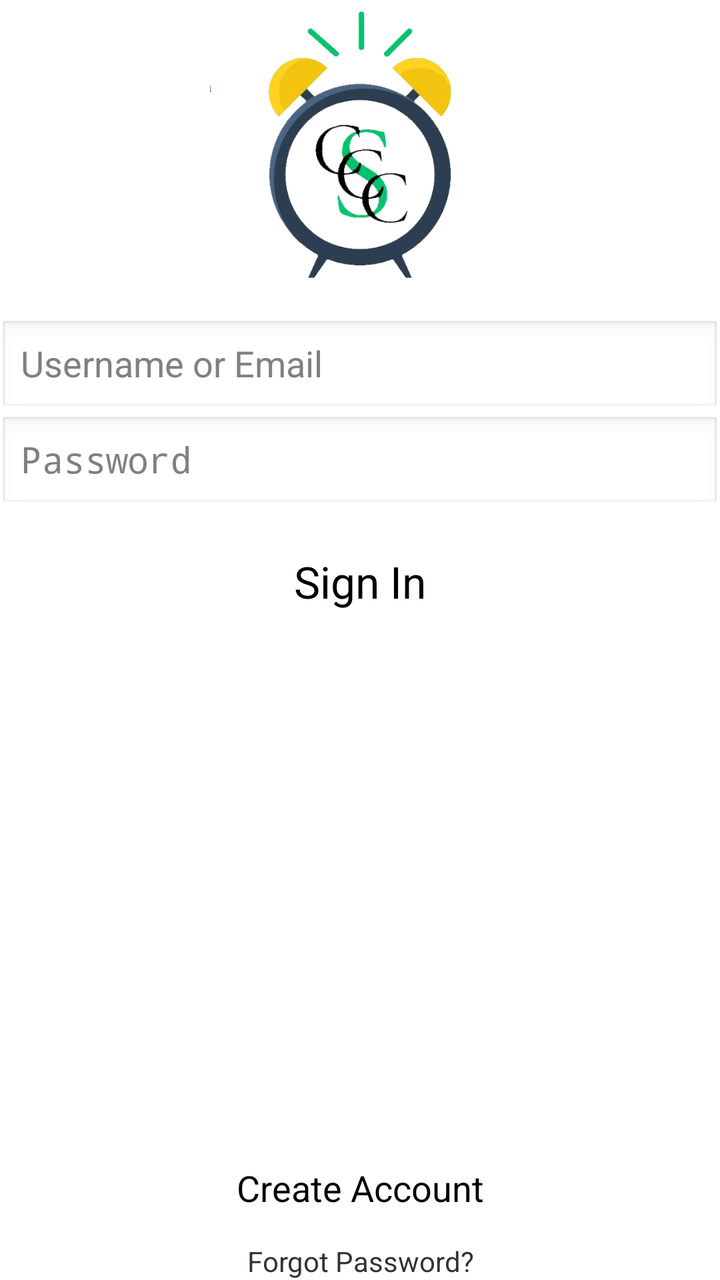
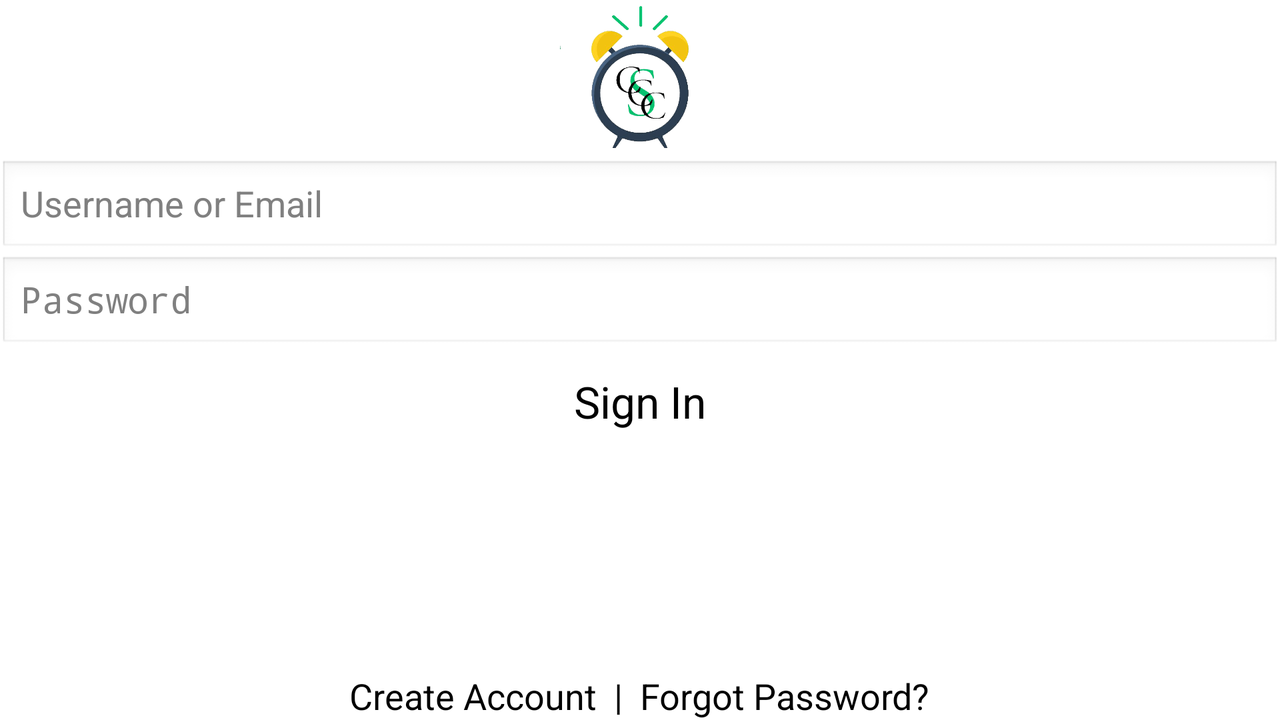

Compare how this app lays out the same screen by default and in its alternative resource folder. The renders come first, then the two layout files and the values they reference.
<!-- AndroidManifest.xml: application theme AppTheme -->
<!-- res/layout/login.xml -->
<LinearLayout xmlns:android="http://schemas.android.com/apk/res/android"
    android:layout_width="match_parent"
    android:layout_height="match_parent"
    android:orientation="vertical"
    android:paddingBottom="@dimen/activity_vertical_margin"
    android:paddingLeft="@dimen/activity_horizontal_margin"
    android:paddingRight="@dimen/activity_horizontal_margin"
    android:paddingTop="@dimen/activity_vertical_margin"
    android:visibility="visible">

    <LinearLayout
        android:layout_width="match_parent"
        android:layout_height="150dp"
        android:gravity="center">

        <ImageView
            android:id="@+id/imageView"
            android:layout_width="match_parent"
            android:layout_height="match_parent"
            android:layout_above="@+id/txt_username"
            android:src="@drawable/logo" />
    </LinearLayout>

    <EditText
        android:id="@+id/txt_username"
        android:layout_width="match_parent"
        android:layout_height="wrap_content"
        android:layout_marginTop="10dp"
        android:hint="Username or Email" />

    <EditText
        android:id="@+id/txt_password"
        android:layout_width="match_parent"
        android:layout_height="wrap_content"
        android:hint="Password"
        android:inputType="textPassword" />

    <TextView
        android:id="@+id/txt_signin"
        android:layout_width="match_parent"
        android:layout_height="wrap_content"
        android:layout_marginTop="20dp"
        android:gravity="center"
        android:text="Sign In"
        android:textAppearance="?android:attr/textAppearanceLarge" />

    <LinearLayout
        android:id="@+id/linearLayout"
        android:layout_width="match_parent"
        android:layout_height="match_parent"
        android:gravity="bottom"
        android:orientation="vertical">

        <TextView
            android:id="@+id/txt_createaccount"
            android:layout_width="match_parent"
            android:layout_height="wrap_content"
            android:gravity="center"
            android:text="Create Account"
            android:textAppearance="?android:attr/textAppearanceMedium" />

        <TextView
            android:id="@+id/txt_forgotpassword"
            android:layout_width="match_parent"
            android:layout_height="wrap_content"
            android:layout_gravity="center_horizontal"
            android:layout_marginTop="15dp"
            android:gravity="center"
            android:text="Forgot Password?"
            android:textAppearance="?android:attr/textAppearanceSmall" />
    </LinearLayout>

    <ImageView
        android:id="@+id/img_showpassword"
        android:layout_width="wrap_content"
        android:layout_height="wrap_content"
        android:src="@drawable/showpassword"
        android:visibility="invisible" />
</LinearLayout>
<!-- resources referenced by this layout -->
<resources>
  <!-- drawable logo: png bitmap (drawable-mdpi, 27115 bytes) -->
  <!-- drawable showpassword: png bitmap (drawable-hdpi, 1140 bytes) -->
  <style name="AppTheme" parent="AppBaseTheme">
          <item name="android:actionBarStyle">@style/MyActionBar</item>
      </style>
  <style name="AppBaseTheme" parent="android:Theme.Light">
          
      </style>
  <style name="MyActionBar" parent="@android:style/Widget.Holo.ActionBar">
          <item name="android:background">#01C26E</item>
      </style>
</resources>
<!-- res/layout-land/login.xml (the repository's variant of the layout above) -->
<!-- drawn on the phone turned sideways -->
<LinearLayout xmlns:android="http://schemas.android.com/apk/res/android"
    android:layout_width="match_parent"
    android:layout_height="match_parent"
    android:orientation="vertical"
    android:paddingBottom="@dimen/activity_vertical_margin"
    android:paddingLeft="@dimen/activity_horizontal_margin"
    android:paddingRight="@dimen/activity_horizontal_margin"
    android:paddingTop="@dimen/activity_vertical_margin"
    android:visibility="visible">

    <LinearLayout
        android:layout_width="match_parent"
        android:layout_height="80dp"
        android:gravity="center">

        <ImageView
            android:id="@+id/imageView"
            android:layout_width="match_parent"
            android:layout_height="match_parent"
            android:layout_above="@+id/txt_username"
            android:src="@drawable/logo" />
    </LinearLayout>

    <EditText
        android:id="@+id/txt_username"
        android:layout_width="match_parent"
        android:layout_height="wrap_content"
        android:hint="Username or Email" />

    <EditText
        android:id="@+id/txt_password"
        android:layout_width="match_parent"
        android:layout_height="wrap_content"
        android:hint="Password"
        android:inputType="textPassword" />

    <TextView
        android:id="@+id/txt_signin"
        android:layout_width="match_parent"
        android:layout_height="wrap_content"
        android:layout_marginTop="10dp"
        android:gravity="center"
        android:text="Sign In"
        android:textAppearance="?android:attr/textAppearanceLarge" />

    <LinearLayout
        android:id="@+id/linearLayout"
        android:layout_width="match_parent"
        android:layout_height="match_parent"
        android:gravity="bottom|center"
        android:orientation="horizontal">

        <TextView
            android:id="@+id/txt_createaccount"
            android:layout_width="wrap_content"
            android:layout_height="wrap_content"
            android:text="Create Account"
            android:textAppearance="?android:attr/textAppearanceMedium" />

        <TextView
            android:id="@+id/txt_char2"
            android:layout_width="wrap_content"
            android:layout_height="wrap_content"
            android:text="  |  "
            android:textAppearance="?android:attr/textAppearanceMedium" />

        <TextView
            android:id="@+id/txt_forgotpassword"
            android:layout_width="wrap_content"
            android:layout_height="wrap_content"
            android:text="Forgot Password?"
            android:textAppearance="?android:attr/textAppearanceMedium" />

    </LinearLayout>

    <ImageView
        android:id="@+id/img_showpassword"
        android:layout_width="wrap_content"
        android:layout_height="wrap_content"
        android:layout_above="@+id/txt_signin"
        android:layout_alignRight="@+id/txt_username"
        android:src="@drawable/showpassword"
        android:visibility="invisible" />


</LinearLayout>
